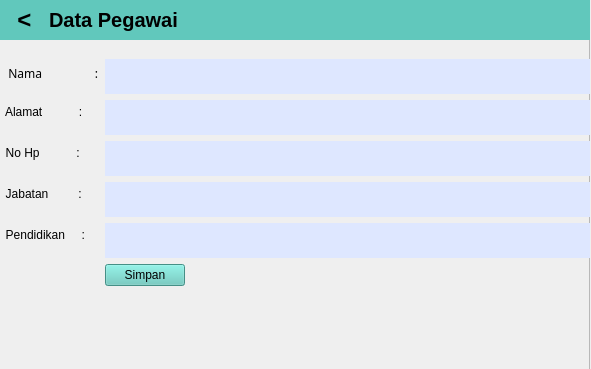
<?xml version="1.0" encoding="UTF-8"?>
<ui version="4.0">
 <class>Form</class>
 <widget class="QWidget" name="Form">
  <property name="geometry">
   <rect>
    <x>0</x>
    <y>0</y>
    <width>591</width>
    <height>369</height>
   </rect>
  </property>
  <property name="windowTitle">
   <string>Form</string>
  </property>
  <widget class="QWidget" name="verticalLayoutWidget">
   <property name="geometry">
    <rect>
     <x>-1</x>
     <y>-1</y>
     <width>591</width>
     <height>371</height>
    </rect>
   </property>
   <layout class="QVBoxLayout" name="verticalLayout">
    <item>
     <widget class="QFrame" name="frame">
      <property name="frameShape">
       <enum>QFrame::StyledPanel</enum>
      </property>
      <property name="frameShadow">
       <enum>QFrame::Raised</enum>
      </property>
      <widget class="QWidget" name="formLayoutWidget">
       <property name="geometry">
        <rect>
         <x>0</x>
         <y>40</y>
         <width>591</width>
         <height>641</height>
        </rect>
       </property>
       <layout class="QFormLayout" name="formLayout">
        <item row="4" column="0">
         <widget class="QLabel" name="labelNama">
          <property name="font">
           <font>
            <family>Bahnschrift</family>
            <pointsize>9</pointsize>
            <weight>50</weight>
            <bold>false</bold>
           </font>
          </property>
          <property name="text">
           <string>   Nama                 :</string>
          </property>
         </widget>
        </item>
        <item row="4" column="1">
         <widget class="QLineEdit" name="lineEdit">
          <property name="minimumSize">
           <size>
            <width>7</width>
            <height>35</height>
           </size>
          </property>
          <property name="styleSheet">
           <string notr="true">border:none;
background-color:rgb(222, 231, 255)</string>
          </property>
         </widget>
        </item>
        <item row="6" column="0">
         <widget class="QLabel" name="labelAlamat">
          <property name="font">
           <font>
            <pointsize>9</pointsize>
           </font>
          </property>
          <property name="text">
           <string>  Alamat           :</string>
          </property>
         </widget>
        </item>
        <item row="6" column="1">
         <widget class="QLineEdit" name="lineEdit_4">
          <property name="minimumSize">
           <size>
            <width>7</width>
            <height>35</height>
           </size>
          </property>
          <property name="styleSheet">
           <string notr="true">border:none;
background-color:rgb(222, 231, 255)</string>
          </property>
         </widget>
        </item>
        <item row="7" column="0">
         <widget class="QLabel" name="labelNohp">
          <property name="font">
           <font>
            <pointsize>9</pointsize>
           </font>
          </property>
          <property name="text">
           <string>  No Hp           :</string>
          </property>
         </widget>
        </item>
        <item row="7" column="1">
         <widget class="QLineEdit" name="lineEdit_2">
          <property name="minimumSize">
           <size>
            <width>7</width>
            <height>35</height>
           </size>
          </property>
          <property name="styleSheet">
           <string notr="true">border:none;
background-color:rgb(222, 231, 255)</string>
          </property>
         </widget>
        </item>
        <item row="8" column="0">
         <widget class="QLabel" name="labelJabatan">
          <property name="font">
           <font>
            <pointsize>9</pointsize>
           </font>
          </property>
          <property name="text">
           <string>  Jabatan         :</string>
          </property>
         </widget>
        </item>
        <item row="8" column="1">
         <widget class="QLineEdit" name="lineEdit_3">
          <property name="minimumSize">
           <size>
            <width>7</width>
            <height>35</height>
           </size>
          </property>
          <property name="styleSheet">
           <string notr="true">border:none;
background-color:rgb(222, 231, 255)</string>
          </property>
         </widget>
        </item>
        <item row="12" column="0">
         <widget class="QLabel" name="labelPendidikan">
          <property name="font">
           <font>
            <pointsize>9</pointsize>
           </font>
          </property>
          <property name="text">
           <string>  Pendidikan     :</string>
          </property>
         </widget>
        </item>
        <item row="12" column="1">
         <widget class="QLineEdit" name="lineEdit_5">
          <property name="minimumSize">
           <size>
            <width>7</width>
            <height>35</height>
           </size>
          </property>
          <property name="styleSheet">
           <string notr="true">border:none;
background-color:rgb(222, 231, 255)</string>
          </property>
         </widget>
        </item>
        <item row="15" column="1">
         <widget class="QPushButton" name="pushButtonsimpan">
          <property name="maximumSize">
           <size>
            <width>80</width>
            <height>160</height>
           </size>
          </property>
          <property name="styleSheet">
           <string notr="true">background-color:rgb(97, 200, 188)</string>
          </property>
          <property name="text">
           <string>Simpan</string>
          </property>
         </widget>
        </item>
        <item row="3" column="0">
         <widget class="QLabel" name="label">
          <property name="maximumSize">
           <size>
            <width>50</width>
            <height>50</height>
           </size>
          </property>
          <property name="text">
           <string/>
          </property>
          <property name="pixmap">
           <pixmap resource="images.qrc">:/gambarlaptop/C:/Users/Nesti/Downloads/pngtree-vector-edit-profile-icon-png-image_762931-removebg-preview.png</pixmap>
          </property>
          <property name="scaledContents">
           <bool>true</bool>
          </property>
         </widget>
        </item>
       </layout>
      </widget>
      <widget class="QPushButton" name="pushButtonKembali">
       <property name="geometry">
        <rect>
         <x>0</x>
         <y>0</y>
         <width>51</width>
         <height>41</height>
        </rect>
       </property>
       <property name="font">
        <font>
         <pointsize>18</pointsize>
         <weight>75</weight>
         <bold>true</bold>
        </font>
       </property>
       <property name="styleSheet">
        <string notr="true">border:none;
background-color:rgb(97, 200, 188)</string>
       </property>
       <property name="text">
        <string>&lt;</string>
       </property>
      </widget>
      <widget class="QLabel" name="labelDataUser">
       <property name="geometry">
        <rect>
         <x>50</x>
         <y>0</y>
         <width>541</width>
         <height>41</height>
        </rect>
       </property>
       <property name="font">
        <font>
         <pointsize>15</pointsize>
         <weight>75</weight>
         <bold>true</bold>
        </font>
       </property>
       <property name="styleSheet">
        <string notr="true">background-color:rgb(97, 200, 188)</string>
       </property>
       <property name="text">
        <string>Data Pegawai</string>
       </property>
      </widget>
     </widget>
    </item>
   </layout>
  </widget>
 </widget>
 <resources>
  <include location="images.qrc"/>
 </resources>
 <connections/>
</ui>
